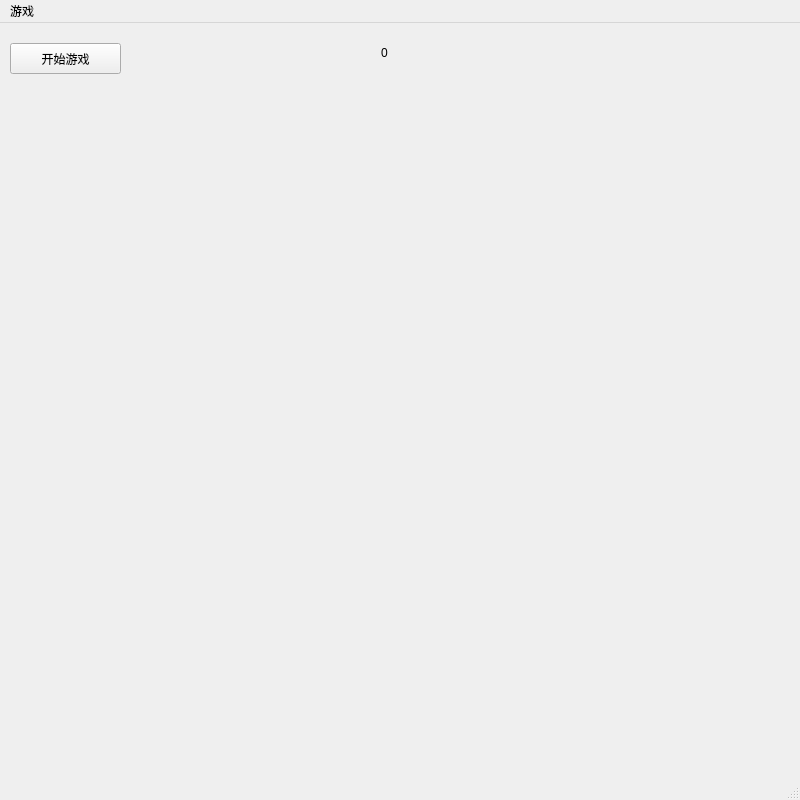
<?xml version="1.0" encoding="UTF-8"?>
<ui version="4.0">
 <class>GameMainWindow</class>
 <widget class="QMainWindow" name="GameMainWindow">
  <property name="geometry">
   <rect>
    <x>0</x>
    <y>0</y>
    <width>800</width>
    <height>800</height>
   </rect>
  </property>
  <property name="windowTitle">
   <string>MainWindow</string>
  </property>
  <widget class="QWidget" name="centralwidget">
   <widget class="QPushButton" name="btnStartGame">
    <property name="geometry">
     <rect>
      <x>10</x>
      <y>20</y>
      <width>111</width>
      <height>31</height>
     </rect>
    </property>
    <property name="text">
     <string>开始游戏</string>
    </property>
   </widget>
   <widget class="QLabel" name="scoreLabel">
    <property name="geometry">
     <rect>
      <x>350</x>
      <y>20</y>
      <width>69</width>
      <height>19</height>
     </rect>
    </property>
    <property name="text">
     <string>0</string>
    </property>
    <property name="alignment">
     <set>Qt::AlignCenter</set>
    </property>
   </widget>
  </widget>
  <widget class="QMenuBar" name="menubar">
   <property name="geometry">
    <rect>
     <x>0</x>
     <y>0</y>
     <width>800</width>
     <height>24</height>
    </rect>
   </property>
   <widget class="QMenu" name="menu">
    <property name="title">
     <string>游戏</string>
    </property>
    <addaction name="actionStart"/>
    <addaction name="actionRestart"/>
    <addaction name="actionExit"/>
   </widget>
   <addaction name="menu"/>
  </widget>
  <widget class="QStatusBar" name="statusbar"/>
  <action name="actionExit">
   <property name="text">
    <string>Exit</string>
   </property>
  </action>
  <action name="actionStart">
   <property name="text">
    <string>Start</string>
   </property>
  </action>
  <action name="actionRestart">
   <property name="text">
    <string>Restart</string>
   </property>
  </action>
 </widget>
 <resources/>
 <connections/>
</ui>
